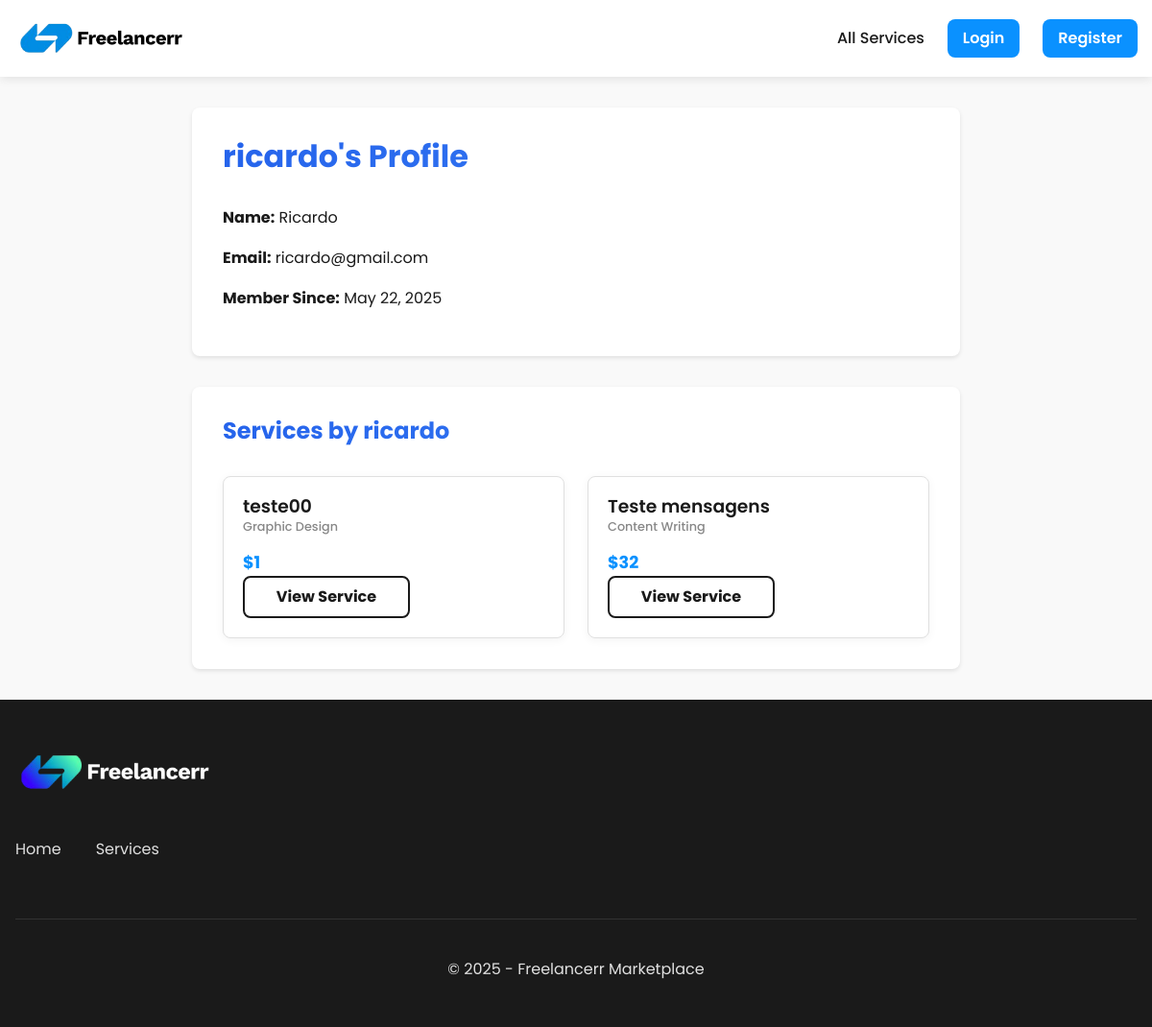
Screenshot of /pages/services/account.php?user=9 with the database file from the repository.
### tables this page shows
CREATE TABLE Users (
    id INTEGER PRIMARY KEY AUTOINCREMENT,
    name TEXT NOT NULL,
    username TEXT UNIQUE NOT NULL,
    email TEXT UNIQUE NOT NULL,
    password TEXT NOT NULL,
    is_admin INTEGER DEFAULT 0,
    created_at DATETIME DEFAULT CURRENT_TIMESTAMP
);

CREATE TABLE Services (
    id INTEGER PRIMARY KEY AUTOINCREMENT,
    freelancer_id INTEGER NOT NULL,
    title TEXT NOT NULL,
    description TEXT NOT NULL,
    category_id INTEGER NOT NULL,
    price REAL NOT NULL,
    delivery_time INTEGER NOT NULL,
    created_at DATETIME DEFAULT CURRENT_TIMESTAMP,
    image_path TEXT,
    video_path TEXT,
    FOREIGN KEY (freelancer_id) REFERENCES Users(id),
    FOREIGN KEY (category_id) REFERENCES Categories(id)
);

CREATE TABLE Categories (
    id INTEGER PRIMARY KEY AUTOINCREMENT,
    name TEXT UNIQUE NOT NULL,
    description TEXT
);

### public/pages/services/account.php (the view, shortened to what this page needs)
<?php
$db = getDB();
$freelancerId = $_GET['user'] ?? null;
$stmt = $db->prepare("SELECT id, name, username, email, created_at FROM Users WHERE id = ?");
$stmt->execute([$freelancerId]);
$freelancer = $stmt->fetch(PDO::FETCH_ASSOC);
$stmt = $db->prepare("
    SELECT Services.*, Categories.name AS category_name
    FROM Services
    JOIN Categories ON Services.category_id = Categories.id
    WHERE freelancer_id = ?
    ORDER BY created_at DESC
");
$stmt->execute([$freelancerId]);
$services = $stmt->fetchAll(PDO::FETCH_ASSOC);
include_once '../../templates/header.php';
?>
<div class="profile-container">
    <h1 class="gradient-heading"><?php echo htmlspecialchars($freelancer['username']); ?>'s Profile</h1>
    <div class="freelancer-info">
            <p><strong>Name:</strong> <?php echo htmlspecialchars($freelancer['name']); ?></p>
            <p><strong>Email:</strong> <?php echo htmlspecialchars($freelancer['email']); ?></p>
            <p><strong>Member Since:</strong> <?php echo date('F j, Y', strtotime($freelancer['created_at'])); ?></p>
        </div>
    </div>
</div>
<div class="profile-container">
    <h2 class="gradient-heading">Services by <?php echo htmlspecialchars($freelancer['username']); ?></h2>
    <?php if (empty($services)): ?>
        <p>This freelancer has not listed any services yet.</p>
    <?php else: ?>
        <div class="services-grid">
            <?php foreach ($services as $service): ?>
                <div class="service-card">
                    <h3><?php echo htmlspecialchars($service['title']); ?></h3>
                    <p class="service-category"><?php echo htmlspecialchars($service['category_name']); ?></p>
                    <p class="service-price">$<?php echo htmlspecialchars($service['price']); ?></p>
                    <a href="<?php echo SITE_URL; ?>/pages/services/view.php?id=<?php echo $service['id']; ?>" class="btn">View Service</a>
                </div>
            <?php endforeach; ?>
        </div>
    <?php endif; ?>
</div>
<?php include_once '../../templates/footer.php'; ?>

### public/assets/css/style.css (style rules this page uses)
:root { --primary: #0a91ff; --primary-dark: #035ca5; --primary-light: #378bcf; --secondary: #1A1A1A; --secondary-light: #333333; --background: #f9f9f9; --white: #ffffff; --gray-light: #f4f4f4; --gray: #e0e0e0; --gray-dark: #888888; --success: #28a745; --error: #dc3545; --font-main: 'Poppins', 'Segoe UI', Tahoma, Geneva, Verdana, sans-serif; }
* { margin: 0; padding: 0; box-sizing: border-box; }
html, body { height: 100%; }
body { font-family: var(--font-main); line-height: 1.6; color: var(--secondary); background-color: var(--background); display: flex; flex-direction: column; min-height: 100vh; }
h1, h2, h3, h4, h5, h6 { margin-bottom: 0.8rem; font-weight: 600; line-height: 1.2; }
p { margin-bottom: 1rem; }
a { color: var(--primary); text-decoration: none; transition: color 0.3s, background-color 0.3s; }
.categories-grid, .services-grid { display: grid; grid-template-columns: repeat(auto-fill, minmax(250px, 1fr)); gap: 1.5rem; }
.service-card { background-color: var(--white); padding: 1.25rem; border-radius: 8px; box-shadow: 0 2px 10px rgba(0, 0, 0, 0.05); transition: transform 0.3s ease, box-shadow 0.3s ease; border: 1px solid var(--gray); overflow: hidden; display: flex; flex-direction: column; }
.service-card h3 { margin-bottom: 0rem; color: var(--secondary); font-weight: 600; }
.service-category { color: var(--gray-dark); font-weight: 500; margin-bottom: 0rem; font-size: 0.8rem; }
.service-price { font-weight: 700; color: var(--primary); font-size: 1.1rem; margin: 0.75rem 0 0 0; }
.service-card .btn { margin-top: auto; justify-content: center; line-height: clamp(2rem, 5vw, 2.5rem); }
.btn { text-align: center; font-size: 1rem; border-radius: 8px; line-height: clamp(2.5rem, 7vw, 3rem); text-decoration: none; font-weight: 700; min-width: 10.875rem; margin: auto; margin-left: 0px !important; color: var(--secondary); padding: 0 1.5rem; box-sizing: border-box; background-color: var(--white); border: 2px solid var(--secondary); display: inline-flex; align-items: center; justify-content: center; position: relative; z-index: 1; transition: color 0.3s; cursor: pointer; }
.btn:before { content: ""; width: 0; height: 100%; background: var(--secondary); opacity: 1; position: absolute; display: block; bottom: 0; left: 0; transition: width 0.3s; z-index: -1; }
.profile-container { max-width: 800px; margin: 2rem auto; padding: 2rem; background: #fff; border-radius: 8px; box-shadow: 0 2px 4px rgba(0,0,0,0.1); }
.gradient-heading { background: linear-gradient(135deg, #2563eb 0%, #3b82f6 100%); -webkit-background-clip: text; background-clip: text; color: transparent; font-weight: 700; margin-bottom: 2rem; }

### rows the page displays
users: name "Ricardo", email "ricardo@gmail.com", created_at "May 22, 2025"
services: title "teste00", category.name "Graphic Design", price "1"
services: title "Teste mensagens", category.name "Content Writing", price "32"
